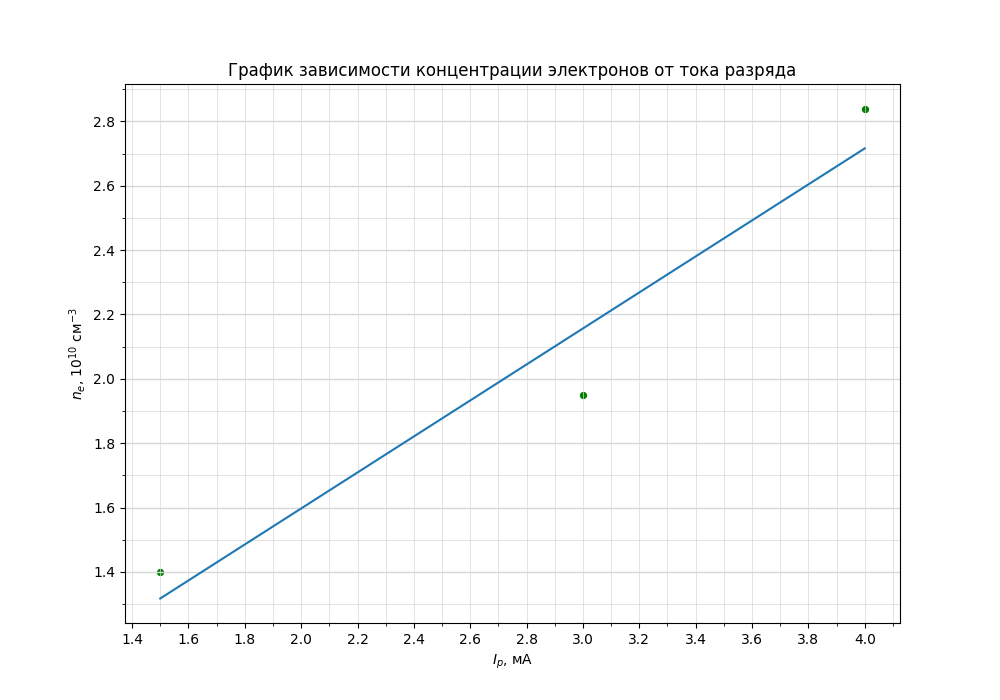

The Python source for this figure:
import numpy as np
import matplotlib.pyplot as plt
from matplotlib.ticker import MultipleLocator

plt.figure(figsize=(10,7))  #Размер изображения
plt.title('График зависимости концентрации электронов от тока разряда') # Заголовок

x = [4, 3, 1.5] # Координата x
y = [2.84, 1.95, 1.40] # Координата y


plt.scatter(x, y, s=18, c='green')  # Экспериментальные точки на графике

plt.xlabel('$I_р$, мА') # Подпись абсцисс
plt.ylabel('$n_e$, $10^{10}$ см$^{-3}$') # Подпись ординат

p = np.polyfit(x, y, deg=1) # Построение кривой по мнк
p_f = np.poly1d(p)
plt.plot(x, p_f(x))
print(p_f)


DP = 2
ax = plt.gca()

## Характеристики сетки

ax.yaxis.set_minor_locator(MultipleLocator(0.1))
ax.yaxis.set_major_locator(MultipleLocator(0.2))
ax.xaxis.set_minor_locator(MultipleLocator(0.1))
ax.xaxis.set_major_locator(MultipleLocator(0.2))
ax.yaxis.grid(True,'major',linewidth=2/DP,linestyle='-',color='#d7d7d7')
ax.xaxis.grid(True,'minor',linewidth=1/DP,linestyle='-',color='#d7d7d7')
ax.yaxis.grid(True,'minor',linewidth=1/DP,linestyle='-',color='#d7d7d7')
ax.xaxis.grid(True,'major',linewidth=1/DP,linestyle='-',color='#d7d7d7',zorder=0)

plt.savefig('NI')
